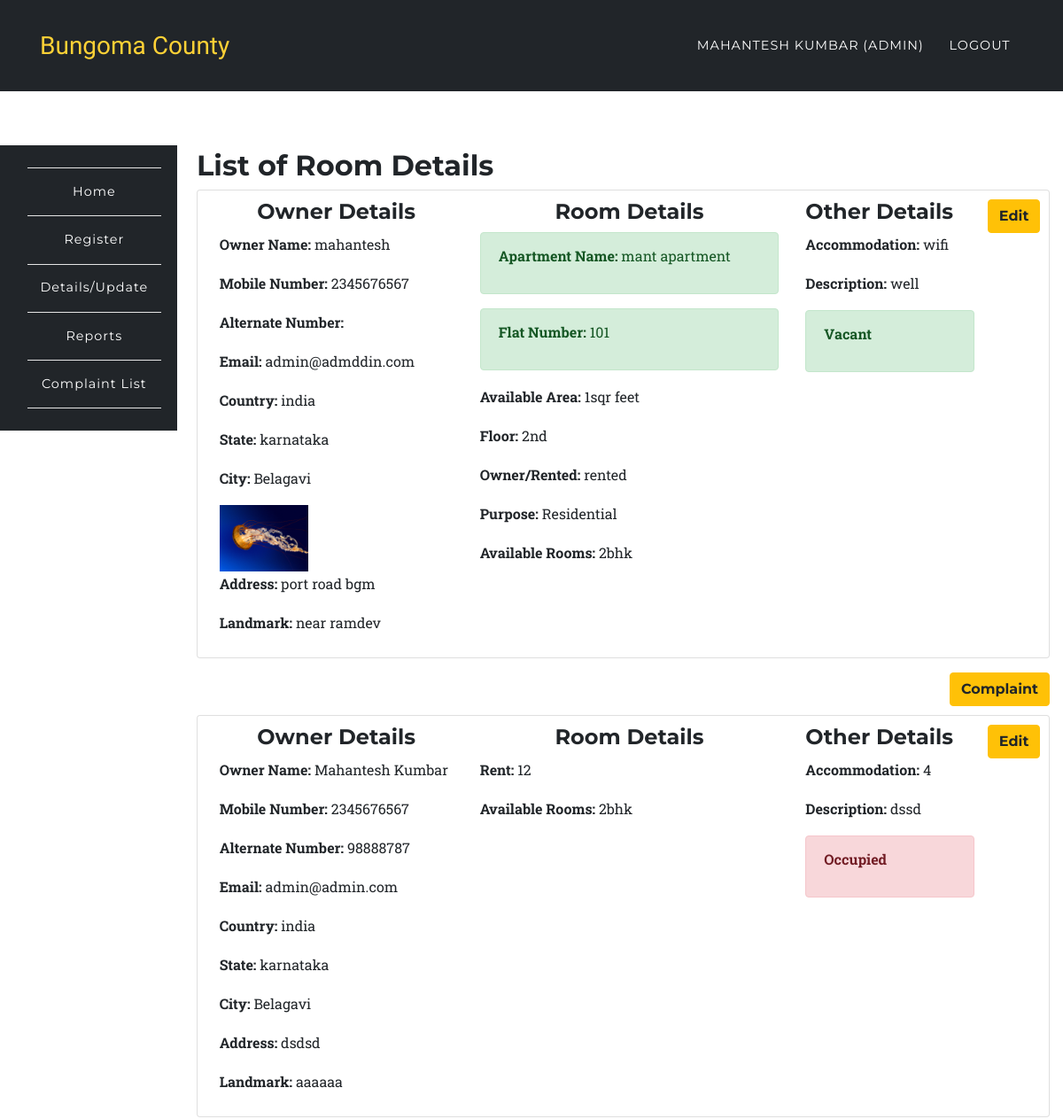
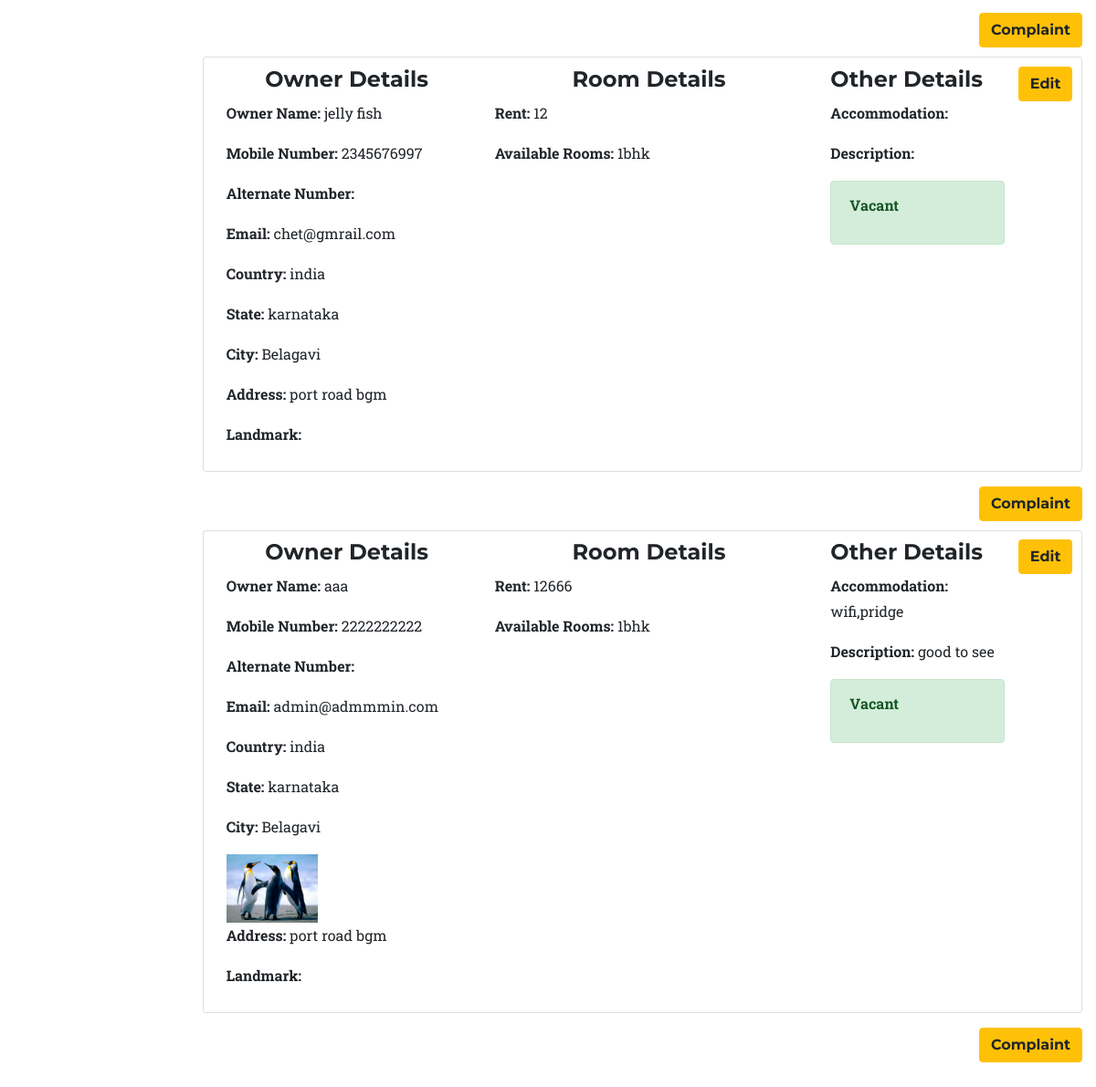
Page /app/list.php (signed in) on the committed database (2 pictures, top to bottom).
### tables this page shows
CREATE TABLE `room_rental_registrations_apartment` (
  `id` int(10) UNSIGNED NOT NULL,
  `fullname` varchar(191) NOT NULL,
  `mobile` varchar(191) NOT NULL,
  `alternat_mobile` varchar(191) NOT NULL,
  `email` varchar(191) NOT NULL,
  `country` varchar(191) NOT NULL,
  `state` varchar(191) NOT NULL,
  `city` varchar(191) NOT NULL,
  `landmark` varchar(191) NOT NULL,
  `rent` varchar(191) NOT NULL,
  `deposit` varchar(191) NOT NULL,
  `plot_number` varchar(191) NOT NULL,
  `apartment_name` varchar(100) DEFAULT NULL,
  `ap_number_of_plats` varchar(100) DEFAULT NULL,
  `rooms` varchar(100) DEFAULT NULL,
  `floor` varchar(100) DEFAULT NULL,
  `purpose` varchar(100) DEFAULT NULL,
  `own` varchar(100) DEFAULT NULL,
  `area` varchar(100) DEFAULT NULL,
  `address` varchar(191) NOT NULL,
  `accommodation` varchar(191) NOT NULL,
  `description` varchar(191) NOT NULL,
  `image` varchar(191) DEFAULT NULL,
  `open_for_sharing` varchar(191) DEFAULT NULL,
  `other` varchar(191) DEFAULT NULL,
  `vacant` int(1) NOT NULL DEFAULT '1',
  `created_at` timestamp NULL DEFAULT CURRENT_TIMESTAMP,
  `updated_at` timestamp NULL DEFAULT CURRENT_TIMESTAMP,
  `user_id` int(10) DEFAULT NULL
);

CREATE TABLE `room_rental_registrations` (
  `id` int(10) UNSIGNED NOT NULL,
  `fullname` varchar(191) NOT NULL,
  `mobile` varchar(191) NOT NULL,
  `alternat_mobile` varchar(191) NOT NULL,
  `email` varchar(191) NOT NULL,
  `country` varchar(191) NOT NULL,
  `state` varchar(191) NOT NULL,
  `city` varchar(191) NOT NULL,
  `landmark` varchar(191) NOT NULL,
  `rent` varchar(191) NOT NULL,
  `sale` varchar(190) DEFAULT NULL,
  `deposit` varchar(191) NOT NULL,
  `plot_number` varchar(191) NOT NULL,
  `rooms` varchar(100) DEFAULT NULL,
  `address` varchar(191) NOT NULL,
  `accommodation` varchar(191) NOT NULL,
  `description` varchar(191) NOT NULL,
  `image` varchar(191) DEFAULT NULL,
  `open_for_sharing` varchar(191) DEFAULT NULL,
  `other` varchar(191) DEFAULT NULL,
  `vacant` int(1) NOT NULL DEFAULT '1',
  `created_at` timestamp NULL DEFAULT CURRENT_TIMESTAMP,
  `updated_at` timestamp NULL DEFAULT CURRENT_TIMESTAMP,
  `user_id` int(10) DEFAULT NULL
);

### app/list.php (the view, shortened to what this page needs)
<?php
	require '../config/config.php';
		try {
			if($_SESSION['role'] == 'admin'){
				$stmt = $connect->prepare('SELECT * FROM room_rental_registrations_apartment');
				$stmt->execute();
				$data1 = $stmt->fetchAll (PDO::FETCH_ASSOC);
				$stmt = $connect->prepare('SELECT * FROM room_rental_registrations');
				$stmt->execute();
				$data2 = $stmt->fetchAll (PDO::FETCH_ASSOC);
				$data = array_merge($data1,$data2);
			}
		}catch(PDOException $e) {
			$errMsg = $e->getMessage();
		}
?>
<?php include '../include/header.php';?>
	<nav class="navbar navbar-expand-lg navbar-dark fixed-top" style="background-color:#212529;" id="mainNav">
      <div class="container">
        <a class="navbar-brand js-scroll-trigger" href="../index.php">Bungoma County</a>
        <div class="collapse navbar-collapse" id="navbarResponsive">
          <ul class="navbar-nav text-uppercase ml-auto">
            <li class="nav-item">
              <a class="nav-link" href="#"><?php echo $_SESSION['fullname']; ?> <?php if($_SESSION['role'] == 'admin'){ echo "(Admin)"; } ?></a>
            </li>
            <li class="nav-item">
              <a href="../auth/logout.php" class="nav-link">Logout</a>
            </li>
          </ul>
        </div>
      </div>
    </nav>
	<section style="padding-left:0px;">
		<?php include '../include/side-nav.php';?>
	</section>
<section class="wrapper" style="margin-left: 16%;margin-top: -23%;">
	<div class="container">
		<div class="row">
			<div class="col-12">
			<h2>List of Room Details</h2>
				<?php
					foreach ($data as $key => $value) {
						echo '<div class="card card-inverse card-info mb-3" style="padding:1%;">
								  <div class="card-block">';
								  	echo '<a class="btn btn-warning float-right" href="update.php?id='.$value['id'].'&act=';if(!empty($value['own'])){ echo "ap"; }else{ echo "indi"; } echo '">Edit</a>';
									 echo 	'<div class="row">
											<div class="col-4">
											<h4 class="text-center">Owner Details</h4>';
											 	echo '<p><b>Owner Name: </b>'.$value['fullname'].'</p>';
											 	echo '<p><b>Mobile Number: </b>'.$value['mobile'].'</p>';
											 	echo '<p><b>Alternate Number: </b>'.$value['alternat_mobile'].'</p>';
											 	echo '<p><b>Email: </b>'.$value['email'].'</p>';
											 	echo '<p><b>Country: </b>'.$value['country'].'</p><p><b> State: </b>'.$value['state'].'</p><p><b> City: </b>'.$value['city'].'</p>';
											 	if ($value['image'] !== 'uploads/') {
											 		echo '<img src="'.$value['image'].'" width="100">';
											 	}
											 	echo '<p><b>Address: </b>'.$value['address'].'</p><p><b> Landmark: </b>'.$value['landmark'].'</p>';
										echo '</div>
											<div class="col-5">
											<h4 class="text-center">Room Details</h4>';
												if(isset($value['sale'])){
													echo '<p><b>Rent: </b>'.$value['sale'].'</p>';
												}
													if(isset($value['apartment_name']))
														echo '<div class="alert alert-success" role="alert"><p><b>Apartment Name: </b>'.$value['apartment_name'].'</p></div>';
													if(isset($value['ap_number_of_plats']))
														echo '<div class="alert alert-success" role="alert"><p><b>Flat Number: </b>'.$value['ap_number_of_plats'].'</p></div>';
												if(isset($value['own'])){
													echo '<p><b>Available Area: </b>'.$value['area'].'</p>';
													echo '<p><b>Floor: </b>'.$value['floor'].'</p>';
													echo '<p><b>Owner/Rented: </b>'.$value['own'].'</p>';
													echo '<p><b>Purpose: </b>'.$value['purpose'].'</p>';
												}
												echo '<p><b>Available Rooms: </b>'.$value['rooms'].'</p>';
										echo '</div>
											<div class="col-3">
											<h4>Other Details</h4>';
											echo '<p><b>Accommodation: </b>'.$value['accommodation'].'</p>';
											echo '<p><b>Description: </b>'.$value['description'].'</p>';
												if($value['vacant'] == 0){
													echo '<div class="alert alert-danger" role="alert"><p><b>Occupied</b></p></div>';
												}else{
													echo '<div class="alert alert-success" role="alert"><p><b>Vacant</b></p></div>';
												}
											echo '</div>
										</div>
								   </div>
								</div>';
								echo '<a class="btn btn-warning float-right" href="../app/complaint.php">Complaint</a><br><br>';
					}
				?>
			</div>
		</div>
	</div>
</section>
<?php include '../include/footer.php';?>

### assets/css/rent.css (style rules this page uses)
body { overflow-x: hidden; font-family: 'Roboto Slab', 'Helvetica Neue', Helvetica, Arial, sans-serif; }
p { line-height: 1.75; }
a { color: #0000ff; }
h1, h2, h3, h4, h5, h6 { font-weight: 700; font-family: 'Montserrat', 'Helvetica Neue', Helvetica, Arial, sans-serif; }
section { padding: 100px 0; }
@media (min-width: 768px) { section { padding: 140px 0; } }
.btn { font-family: 'Montserrat', 'Helvetica Neue', Helvetica, Arial, sans-serif; font-weight: 700; }
#mainNav { background-color: #212529; }
#mainNav .navbar-brand { color: #fed136; font-family: 'Kaushan Script', 'Helvetica Neue', Helvetica, Arial, cursive; }
#mainNav .navbar-nav .nav-item .nav-link { font-size: 90%; font-weight: 400; padding: 0.75em 0; letter-spacing: 1px; color: white; font-family: 'Montserrat', 'Helvetica Neue', Helvetica, Arial, sans-serif; }
@media (min-width: 992px) { #mainNav { padding-top: 25px; padding-bottom: 25px; -webkit-transition: padding-top 0.3s, padding-bottom 0.3s; -moz-transition: padding-top 0.3s, padding-bottom 0.3s; transition: padding-top 0.3s, padding-bottom 0.3s; border: none; background-color: transparent; } }
@media (min-width: 992px) { #mainNav .navbar-brand { font-size: 1.75em; -webkit-transition: all 0.3s; -moz-transition: all 0.3s; transition: all 0.3s; } }
@media (min-width: 992px) { #mainNav .navbar-nav .nav-item .nav-link { padding: 1.1em 1em !important; } }

### assets/css/style.css (style rules this page uses)
.navbar { border-radius: 0px; }
section { padding-left: 15px; }

### rows in the picture
room_rental_registrations_apartment: fullname "mahantesh", mobile "2345676567", email "admin@admddin.com", country "india", state "karnataka", city "Belagavi", image (picture), address "port road bgm", landmark "near ramdev", apartment_name "mant apartment", ap_number_of_plats "101", area "1sqr feet", floor "2nd", own "rented", purpose "Residential", rooms "2bhk", accommodation "wifi", description "well", vacant "Vacant"
room_rental_registrations: fullname "Mahantesh Kumbar", mobile "2345676567", alternat_mobile "98888787", email "admin@admin.com", country "india", state "karnataka", city "Belagavi", address "dsdsd", landmark "aaaaaa", sale "12", rooms "2bhk", accommodation "4", description "dssd", vacant "Occupied"
room_rental_registrations: fullname "jelly fish", mobile "2345676997", email "chet@gmrail.com", country "india", state "karnataka", city "Belagavi", address "port road bgm", sale "12", rooms "1bhk", vacant "Vacant"
room_rental_registrations: fullname "aaa", mobile "2222222222", email "admin@admmmin.com", country "india", state "karnataka", city "Belagavi", image (picture), address "port road bgm", sale "12666", rooms "1bhk", accommodation "wifi,pridge", description "good to see", vacant "Vacant"

### other values in the picture
$_SESSION['fullname'] "MAHANTESH KUMBAR"
